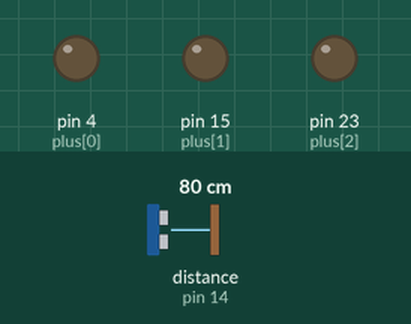
Recording of a sketch running on a simulated Arduino Mega 2560, built with avr-gcc and run on an emulated ATmega2560. Shown: output pins drawn as LEDs (lit = HIGH). Wiring (inferred from the names in the program): ultrasonic range finder: trigger pin 12; echo pin 14. Dashed ring = blinking. The inputs (shaded band) are chosen by the test bench; at power-on: distance to the obstacle (sensor on pin 14) 80 cm. The echo pulse lasts 58.3 µs per cm; pins used as bus, display or sensor lines are not drawn.

Above: at 1.2 s.
1.3 s: distance to the obstacle (sensor on pin 14) set to 12 cm
2.8 s: distance to the obstacle (sensor on pin 14) set to 9 cm
At 2.95 s:
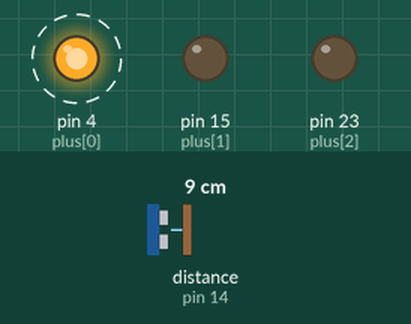
At 3.35 s:
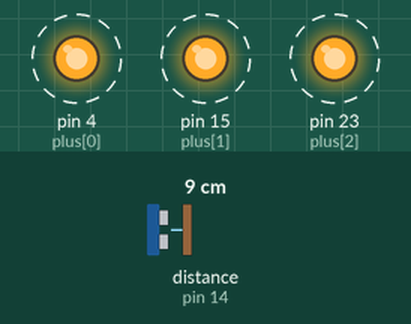
Timing chart, 0 to 11.8 s (numbered marks = the images above; inputs shaded):
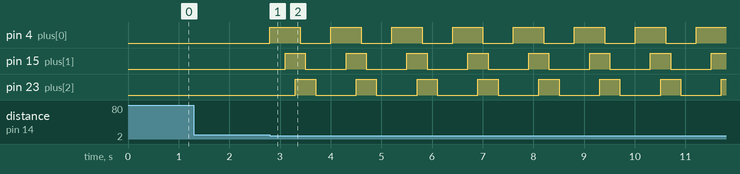

Measured:
- the behaviour switches between 11 and 10 cm on distance to the obstacle (sensor on pin 14) (found by bisection; images 0 and 1)
- after the input at 1.3 s, every drawn part: stays the same
- after the input at 2.8 s, pin 4 (plus[0]): alternates HIGH for 0.60 s and LOW for 0.60 s, starting at once; pin 15 (plus[1]): alternates HIGH for 0.40 s and LOW for 0.80 s, starting after 0.30 s; pin 23 (plus[2]): alternates HIGH for 0.40 s and LOW for 0.80 s, starting after 0.50 s

The sketch:

arduino_led_art_with_hc_sr04.ino
```cpp
int plus[3]={4, 15, 23};
int gnd[3]={16, 2, 5};
int trig=12;
int echo=14;

void setup() {
  Serial.begin(9600);

  for(int i=0; i<3; i++){
    pinMode(plus[i], OUTPUT);
    pinMode(gnd[i], OUTPUT);
  }

  pinMode(trig, OUTPUT);
  pinMode(echo, INPUT);
}

void loop() {
  // put your main code here, to run repeatedly:

  digitalWrite(trig, 1);
  delayMicroseconds(10);
  digitalWrite(trig, 0);
  float dist=(float)pulseIn(echo, 1)*17/1000;

  printf("%f cm\n", dist);

  if(dist<=10.0){
    for(int k=0; k<3; k++){
      digitalWrite(plus[k], 1);
      delay((3-k)*100);
    }
    for(int k=0; k<3; k++){
      digitalWrite(plus[k], 0);
      delay((k+1)*100);
    }
  }
}
```
